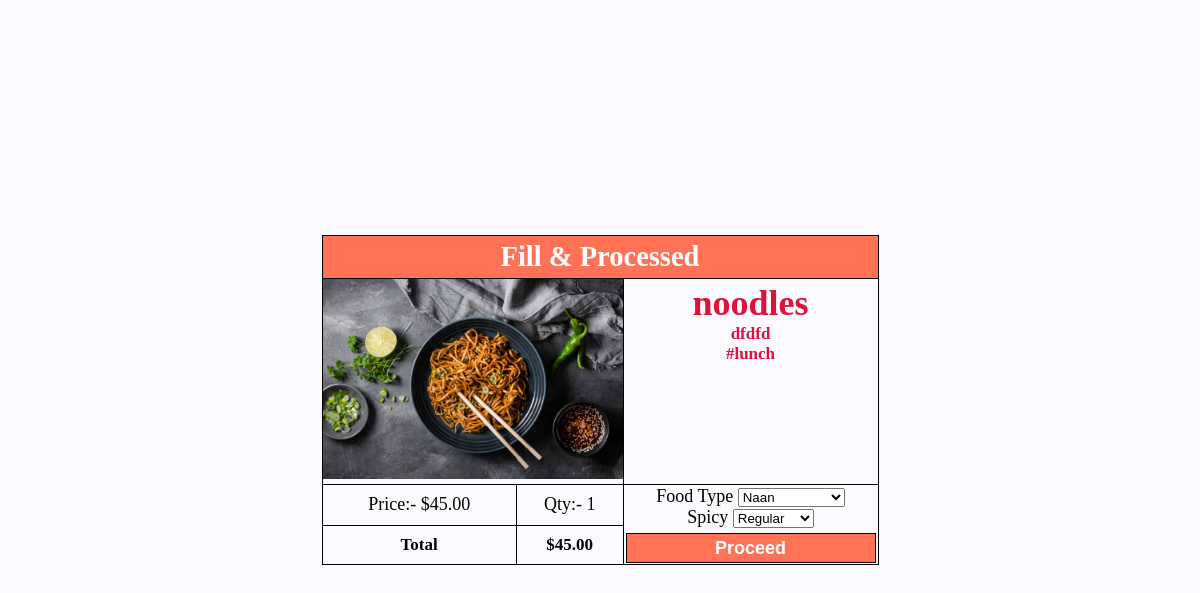
Screenshot of /meal/update-choices/178/ (signed in) with the database file from the repository.
### meal/models.py (models this page shows, shortened)
class OrderItem(models.Model):
	product = models.ForeignKey(Meals, on_delete=models.SET_NULL, null=True)
	order = models.ForeignKey(Order, on_delete=models.SET_NULL, null=True)
	quantity = models.IntegerField(default=1, null=True, blank=True)
	date_added = models.DateTimeField(auto_now_add=True)
	@property
	def get_total(self):
		total = self.product.price * self.quantity
		return total

class Meals(models.Model):
	name = models.CharField(max_length=50, null=True, blank=True)
	description = models.TextField(max_length=500, null=True, blank=True)
	category = models.ForeignKey('Category' , on_delete=models.SET_NULL , null=True)
	price = models.DecimalField(max_digits=5 , decimal_places=2)
	option = models.IntegerField(null=True, blank=True)
	isTodaySpecial = models.BooleanField(default=False, null=True, blank=True)
	image = models.ImageField(upload_to='meals/')
	slug = models.SlugField(blank=True, null=True)
	class Meta:
		verbose_name = 'meal'
		verbose_name_plural = 'meals'

class Category(models.Model):
	name = models.CharField(max_length=30)
	class Meta:
		verbose_name = 'category'
		verbose_name_plural = 'categories'
	def __str__(self):
		return self.name

class optionOne(models.Model):
	orderItem = models.ForeignKey(OrderItem, on_delete=models.CASCADE, null=True)
	foodChoice = models.ForeignKey(optionOneOptions, on_delete=models.CASCADE, null=True, blank=True)
	spicy = models.CharField(choices=SPICY_LEVAL, null=True, blank=True, max_length=50)
	class Meta:
		verbose_name = 'Option One'
		verbose_name_plural = 'Option One'

### meal/views.py (the view)
# urls.py: path('update-choices/<str:pk>/', views.updateChoices, name="update_choice"),
def updateChoices(request, pk): #for option One(Try) & Two(Except)
    reqCustomer = request.user.customer
    try:#adding cart for first time
        order_Item = OrderItem.objects.get(id=pk)
        detailObject = optionOne.objects.get(orderItem=order_Item)
        form = optionOneForm(instance=detailObject)
        if request.method == 'POST':
            form = optionOneForm(request.POST, instance=detailObject)
            if form.is_valid():
                form.save()
                return redirect('meal:checkout')
        content = {
            'form': form,
            'meal':order_Item,
            }
        return render(request, 'option_update_form.html', content)
    except:#adding same cart for second time
        order_Item = OrderItem.objects.get(id=pk)
        detailObject = optionTwo.objects.get(orderItem=order_Item)
        form = optionTwoForm(instance=detailObject)
        if request.method == 'POST':
            form = optionTwoForm(request.POST, instance=detailObject)
            if form.is_valid():
                form.save()
                return redirect('meal:checkout')
        content = {
            'form': form,
            'meal':order_Item,
            }
        return render(request, 'option_update_form.html', content)

### meal/forms.py
class optionOneForm(ModelForm):
	class Meta:
		model = optionOne
		fields = ['foodChoice','spicy']

### meal/models.py (called while the page is built)
	def __str__(self):
		return self.name

### meal/templates/option_update_form.html (shortened to what this page needs)
{% load static %}
<!DOCTYPE html>
<html lang="en">
  <head>
    <link
      rel="stylesheet"
      href="https://cdn.jsdelivr.net/npm/bootstrap-icons@1.7.2/font/bootstrap-icons.css"
    />
    <link rel="stylesheet" href="{% static '/css/option_update.css' %}">
  </head>
  <body>
    <div class="container">
      <table>
        <tr>
          <th colspan="4" style="background-color: #ff7256;color: white;"><h2>Fill & Processed</h2></th>
        </tr>
        <tr class="image-food">
          <td colspan="2"><img src="{{meal.product.image.url}}" alt="Image" /></td>
          <td colspan="2">
            <div class="food">
              <h1>{{meal.product.name}}</h1>
              <h5>{{meal.product.description}}</h5>
              <h5>#{{meal.product.category}}</h5>
            </div>
          </td>
        </tr>
        <tr>
          <td>Price:- ${{meal.product.price}}</td>
          <td>Qty:- {{meal.quantity}}</td>
          <td rowspan="2">
            <form action="" method="POST">
                <span>Food Type</span>
                {{form.foodChoice}}<br>
                <span>Spicy</span>
                {{form.spicy}}
                <input style="background-color:#ff7256 ; margin-top: 5px;font-size: large;height: 30px; font-weight: bold;color: white;width: 100%; " type="submit" name="submit" value="Proceed">
          </td>
        </tr>
        <tr>
          <td><h5>Total</h5></td>
          <td><h5>${{meal.get_total}}</h5></td>
        </tr>
      </table>
    </div>
  </body>
</html>

### static/css/option_update.css (style rules this page uses)
* { margin: 0; padding: 0; -webkit-box-sizing: border-box; box-sizing: border-box; }
.container { display: -ms-grid; display: grid; place-items: center; height: 100vh; background-color: rgba(248, 248, 255, 0.719); }
table, tr, th, td { border: 1px solid black; border-collapse: collapse; }
th { padding: 5px 20px; font-size: 19px; color: crimson; }
td { vertical-align: middle; text-align: center; padding: 1px 2px; font-size: large; }
td:first-child { padding: 0; margin: 0; }
img { height: 200px; width: 300px; }
.food { display: -webkit-box; display: -ms-flexbox; display: flex; -webkit-box-orient: vertical; -webkit-box-direction: normal; -ms-flex-direction: column; flex-direction: column; height: 200px; width: 250px; color: crimson; }
input { width: 90%; height: 25px; border: 0.5px solid #000; }
h5 { font-size: 17px; }

### rows the page displays
OrderItem: product.image (picture), product.name "noodles", product.description "dfdfd", product.category "lunch", product.price "45.00", quantity "1", get_total "45.00"
optionOne: foodChoice "Naan", spicy "Regular"
